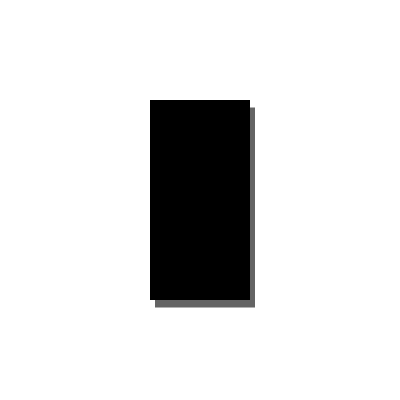
Frame 1 (no input)
Frame 60 (no input): identical to frame 1, image omitted
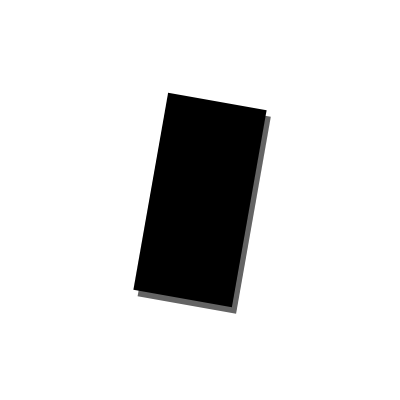
Frame 120 (the mouse pressed at the canvas centre since frame 60)

The p5.js sketch that drew these frames (run headless with seeded random() and noise() and a simulated clock; from frame 60 on, the mouse is pressed at the canvas centre):

// p5.js sketch
// ── sketch.js
var shapeW = 200;
var shapeH = 100;
var offset = 5;
var angle = Math.PI / 2;

function setup() {
  createCanvas(400, 400);
  noStroke();
}

function draw() {
  background(255);
  
  fill(100);
  push();
  translate(width/2, height/2);
  translate(2 * offset, offset / 2);
  rotate(angle);
  translate(-width/2, -height/2);
  rect(width / 2 - shapeW / 2 + offset, height / 2 - shapeH / 2 + offset, shapeW, shapeH);
  pop();
  
  fill(0);
  push();
  translate(width/2, height/2);
  rotate(angle);
  translate(-width/2, -height/2);
  rect(width / 2 - shapeW / 2, height / 2 - shapeH / 2, shapeW, shapeH);
  pop();
}

function mousePressed() {
  if(mouseButton === LEFT) {
    angle += Math.PI / 18;
  }
}
